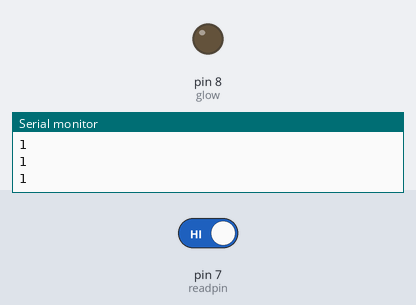
The sketch below on a simulated Arduino Uno, built with avr-gcc and run on an emulated ATmega328P. On the bench: output pins drawn as LEDs (lit = HIGH), the last lines printed to the serial monitor. Inputs (shaded band) come from the test bench; at power-on: pin 7 (readpin) HIGH.

Above: at 1.2 s.
1.3 s: pin 7 (readpin) driven LOW
At 2.5 s:
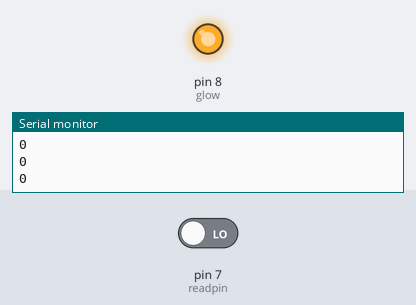
2.8 s: pin 7 (readpin) driven HIGH
At 3.7 s:
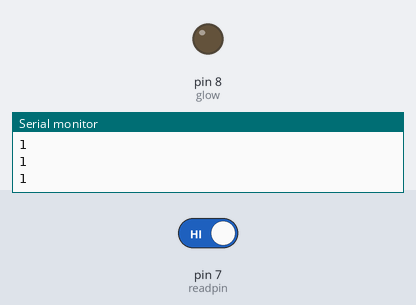
Timing chart, 0 to 5.8 s (numbered marks = the images above; inputs shaded):
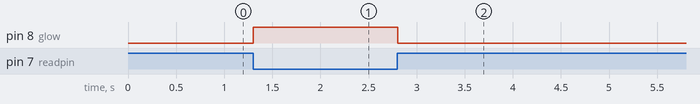

The sketch:

Switch.ino
```cpp
int readval;
int readpin = 7;
int glow = 8;
int dt = 100;
int toggle = 1;

void setup() {
  // put your setup code here, to run once:
pinMode (readpin, INPUT);
pinMode (glow, OUTPUT);
Serial.begin(9600);

}

void loop() {
  // put your main code here, to run repeatedly:

readval = digitalRead (readpin);
Serial.println(readval);

if (readval == 0) {
 digitalWrite (glow, HIGH);


}

if (readval == 1) {
 digitalWrite (glow, LOW);
}


  delay(dt);
}
```

Measured:
- after the input at 1.3 s, pin 8 (glow): LOW → HIGH at once
- after the input at 2.8 s, pin 8 (glow): HIGH → LOW at once
